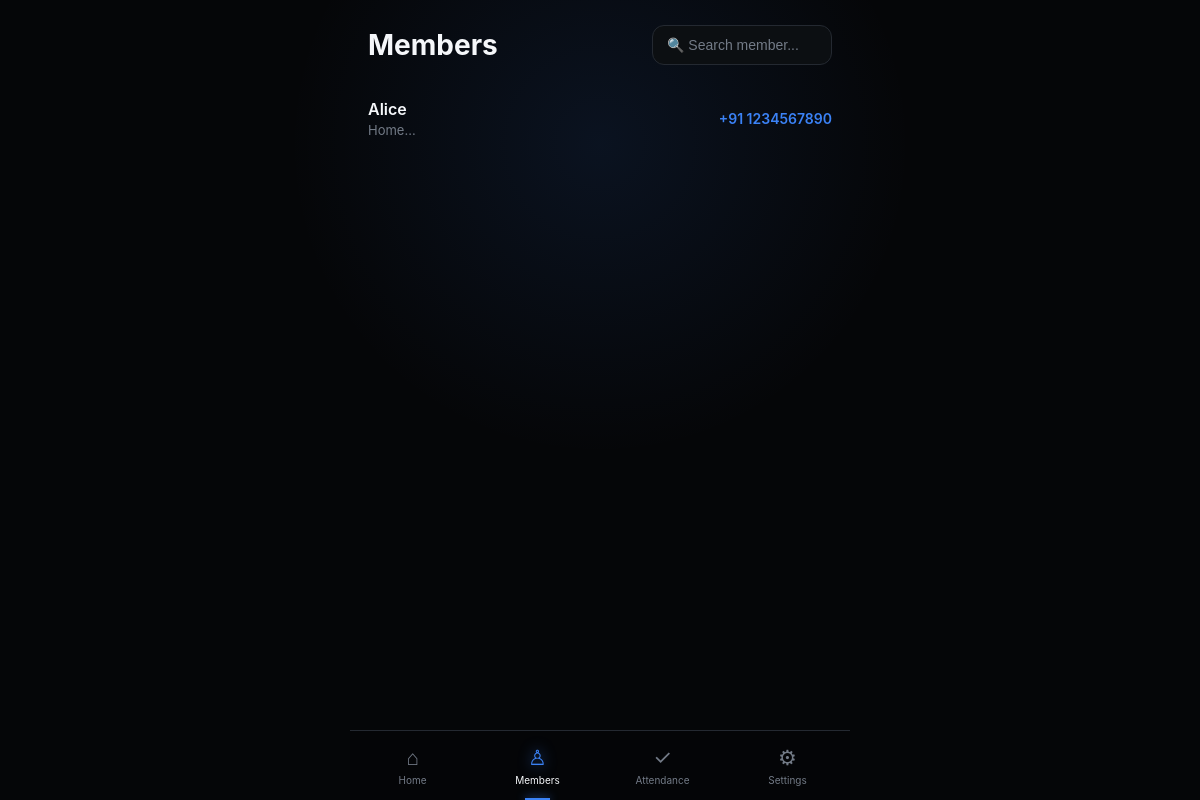
Page /members (signed in) on the earlier database version.
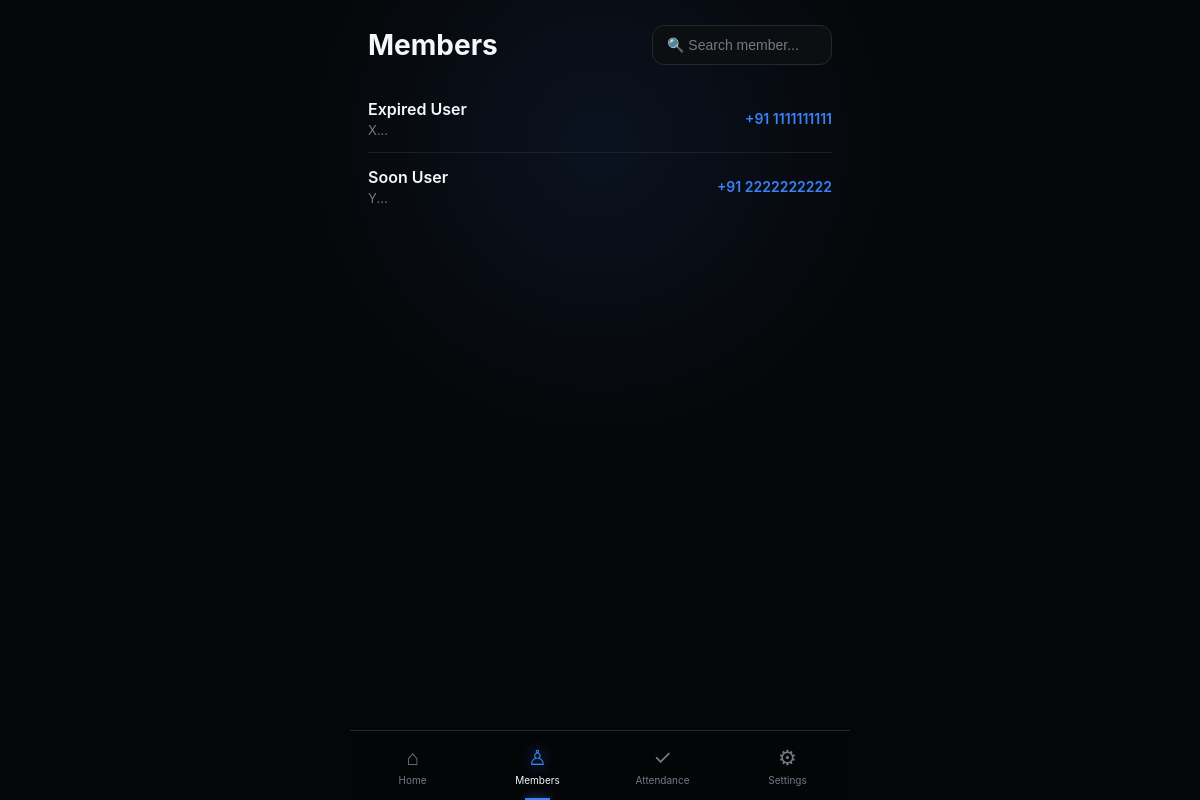
Same page on the later database version.
### models.py (models this page shows, shortened)
class Member(db.Model):
    __tablename__ = "member"
    id = db.Column(db.Integer, primary_key=True)
    owner_id = db.Column(
        db.Integer,
        db.ForeignKey("gym_owner.id"),
        nullable=False,
        index=True
    )
    name = db.Column(db.String(100), nullable=False)
    address = db.Column(db.String(150), nullable=False)
    phone = db.Column(db.String(15), nullable=False)
    join_date = db.Column(db.Date, nullable=False)
    notes = db.Column(db.Text)
    active = db.Column(db.Boolean, default=True)
    current_plan_id = db.Column(
        db.Integer,
        db.ForeignKey("membership_plan.id")
    )
    current_plan = db.relationship("MembershipPlan", foreign_keys=[current_plan_id])
    membership_start = db.Column(db.Date)
    membership_expiry = db.Column(db.Date)
    memberships = db.relationship(
        "Membership",
        backref="member",
        lazy=True,
        cascade="all, delete-orphan"
    )
    attendance = db.relationship(
        "Attendance",
        backref="member",
        lazy=True,
        cascade="all, delete-orphan"
    )
    __table_args__ = (
        db.UniqueConstraint(
            "owner_id",
            "name",
            name="uq_owner_member_name"
        ),
    )

### routes/members.py (the view)
@members_bp.route("/members")
@login_required
def members():
    return render_template("members.html", members=current_user.members, active_page="members")

### main.py (called while the page is built)
def create_app():
    app = Flask(__name__)
    app.secret_key = "ppp"
    app.config["SQLALCHEMY_DATABASE_URI"] = "sqlite:///gym.db"
    app.config["SQLALCHEMY_TRACK_MODIFICATIONS"] = False
    db.init_app(app)
    login_manager = LoginManager()
    login_manager.init_app(app)
    login_manager.login_view = "auth.login"
    @login_manager.user_loader
    def load_user(user_id):
        return db.session.get(GymOwner, int(user_id))
    from routes.admin import admin_bp
    from routes.auth import auth_bp
    from routes.members import members_bp
    from routes.settings import settings_bp
    app.register_blueprint(auth_bp)
    app.register_blueprint(members_bp)
    app.register_blueprint(settings_bp)
    app.register_blueprint(admin_bp)
    return app

### templates/members.html (shortened to what this page needs)
{% extends "components/base.html" %}
{% block head%}
<link rel="stylesheet" href="{{ url_for('static', filename='css/members.css') }}">
{% endblock %}
{% block body %}
    <div class="header">
      <h1>Members</h1>
      <input id="search" type="text" placeholder="🔍 Search member...">
    </div>
    {% for member in members %}
    <a href="/members/{{member.id}}" class="member">
      <div class="member-info">
        <div class="name">{{member.name}}</div>
        <div class="address">
          {{member.address[:25]}}...
        </div>
      </div>
      <div class="phone">
        +91 {{member.phone}}
      </div>
    </a>
    {% endfor %}
   {% endblock %}

### templates/components/base.html (shortened to what this page needs)
<!doctype html>
<html lang="en">
<head>
  <link rel="stylesheet" href="{{ url_for('static', filename='css/navbar.css') }}">
  <link rel="stylesheet" href="{{ url_for('static', filename='css/base.css') }}">
  {% block head %}{% endblock %}
</head>
<body>
  <div class="app">
    {% block body %}{% endblock %}
  </div>
  {% include "components/navbar.html" %}
</body>
</html>

### templates/components/navbar.html
  <nav class="bottom-nav">
    <a href="/" class="nav-item {% if active_page == 'home' %}active{% endif %}">
      <div class="nav-icon">⌂</div>
      <span> Home </span>
    </a>
    <a href="{{ url_for('members.members') }}" class="nav-item {% if active_page == 'members' %}active{% endif %}">
      <div class="nav-icon">♙</div>
      <span> Members </span>
    </a>
    <a href="{{ url_for('members.attendance') }}" class="nav-item {% if active_page == 'attendance' %}active{% endif %}">
      <div class="nav-icon">✓</div>
      <span> Attendance </span>
    </a>
    <a href="{{ url_for('settings.settings') }}" class="nav-item {% if active_page == 'settings' %}active{% endif %}">
      <div class="nav-icon">⚙</div>
      <span> Settings </span>
    </a>
  </nav>

### static/css/navbar.css (style rules this page uses)
.bottom-nav { position: fixed; z-index: 100; left: 0; right: 0; bottom: 0; max-width: 500px; height: 70px; margin: auto; background: var(--navbg); border-top: 1px solid var(--cardborder); backdrop-filter: blur(18px); display: flex; justify-content: space-around; }
.nav-item { width: 25%; border: none; background: transparent; color: var(--muted); display: flex; flex-direction: column; justify-content: center; align-items: center; gap: 4px; position: relative; cursor: pointer; text-decoration: none; }
.nav-icon { font-size: 21px; }
.nav-item span { font-size: 10px; }
.nav-item.active { color: var(--white); }
.nav-item.active .nav-icon { color: var(--blue); text-shadow: 0 0 14px rgba(59, 130, 246, 0.8); }
.nav-item.active::after { content: ""; position: absolute; bottom: 0; width: 25px; height: 2px; background: var(--blue); box-shadow: 0 0 10px var(--blue); }

### static/css/base.css (style rules this page uses)
* { margin: 0; padding: 0; box-sizing: border-box; -webkit-tap-highlight-color: transparent; }
:root { --bg: #050608; --white: #f5f7fa; --muted: #737b87; --blue: #3b82f6; --green: #22c55e; --border: #20242b; --card: #0c0f12; --card2: #050505; --card3: #000000; --activity: #11151a; --navbg: rgba(5, 6, 8, 0.94); --iconbg: #15191e; --line: #1c2127; --cardborder: #242931; }
html { background: var(--bg); }
body { background: radial-gradient(circle at 50% 18%, rgba(59, 130, 246, 0.1), transparent 35%), var(--bg); color: var(--white); transition: background 0.35s, color 0.35s; font-family: -apple-system, BlinkMacSystemFont, "Segoe UI", Roboto, Arial, sans-serif; min-height: 100vh; overflow-x: hidden; }
.app { width: 100%; max-width: 500px; margin: auto; padding: 25px 18px 110px; }

### static/css/members.css (style rules this page uses)
.header { display: flex; align-items: center; gap: 12px; margin-bottom: 20px; }
.header h1 { font-size: 28px; font-weight: 700; }
#search { margin-left: auto; width: 180px; height: 40px; border: none; outline: none; border-radius: 12px; padding: 0 14px; background: var(--card); color: var(--white); border: 1px solid var(--cardborder); font-size: 14px; }
#search::placeholder { color: var(--muted); }
.member { display: flex; align-items: center; justify-content: space-between; text-decoration: none; color: inherit; padding: 14px 0; border-bottom: 1px solid var(--line); transition: .15s; }
.member:last-child { border-bottom: none; }
.member-info { flex: 1; min-width: 0; }
.name { font-size: 16px; font-weight: 600; color: var(--white); }
.address { margin-top: 3px; color: var(--muted); font-size: 13px; overflow: hidden; text-overflow: ellipsis; white-space: nowrap; }
.phone { margin-left: 18px; font-size: 14px; font-weight: 600; color: var(--blue); white-space: nowrap; }
.bottom-nav { position: fixed; z-index: 100; left: 0; right: 0; bottom: 0; max-width: 500px; height: 70px; margin: auto; background: var(--navbg); border-top: 1px solid var(--cardborder); backdrop-filter: blur(18px); display: flex; justify-content: space-around; }
.nav-item { width: 25%; border: none; background: transparent; color: var(--muted); display: flex; flex-direction: column; justify-content: center; align-items: center; gap: 4px; position: relative; cursor: pointer; text-decoration: none; }
.nav-icon { font-size: 21px; }
.nav-item span { font-size: 10px; }
.nav-item.active { color: var(--white); }
.nav-item.active .nav-icon { color: var(--blue); text-shadow: 0 0 14px rgba(59, 130, 246, 0.8); }
.nav-item.active::after { content: ""; position: absolute; bottom: 0; width: 25px; height: 2px; background: var(--blue); box-shadow: 0 0 10px var(--blue); }

Differences in the rows shown:
removed Member: name "Alice", address "Home", phone "1234567890"
added Member: name "Expired User", address "X", phone "1111111111"
now on this page (row edited): Member: name "Soon User", address "Y", phone "2222222222"
